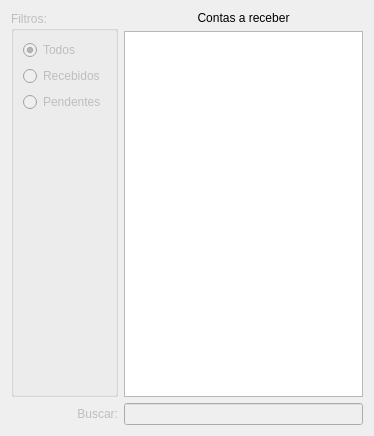
<?xml version="1.0" encoding="UTF-8"?>
<ui version="4.0">
 <class>WidgetContaReceber</class>
 <widget class="QWidget" name="WidgetContaReceber">
  <property name="geometry">
   <rect>
    <x>0</x>
    <y>0</y>
    <width>374</width>
    <height>436</height>
   </rect>
  </property>
  <property name="windowTitle">
   <string>Form</string>
  </property>
  <layout class="QGridLayout" name="gridLayout">
   <item row="0" column="0" rowspan="2">
    <widget class="QGroupBox" name="groupBox_5">
     <property name="enabled">
      <bool>false</bool>
     </property>
     <property name="title">
      <string>Filtros:</string>
     </property>
     <layout class="QGridLayout" name="gridLayout_12">
      <item row="2" column="0">
       <widget class="QRadioButton" name="radioButtonContaReceberPendente">
        <property name="text">
         <string>Pendentes</string>
        </property>
       </widget>
      </item>
      <item row="3" column="0">
       <spacer name="verticalSpacer_5">
        <property name="orientation">
         <enum>Qt::Vertical</enum>
        </property>
        <property name="sizeHint" stdset="0">
         <size>
          <width>20</width>
          <height>290</height>
         </size>
        </property>
       </spacer>
      </item>
      <item row="1" column="0">
       <widget class="QRadioButton" name="radioButtonContaReceberRecebido">
        <property name="text">
         <string>Recebidos</string>
        </property>
       </widget>
      </item>
      <item row="0" column="0">
       <widget class="QRadioButton" name="radioButtonContaReceberLimpar">
        <property name="text">
         <string>Todos</string>
        </property>
        <property name="checked">
         <bool>true</bool>
        </property>
       </widget>
      </item>
     </layout>
    </widget>
   </item>
   <item row="0" column="1">
    <widget class="QLabel" name="labelContasReceber">
     <property name="text">
      <string>Contas a receber</string>
     </property>
     <property name="alignment">
      <set>Qt::AlignCenter</set>
     </property>
    </widget>
   </item>
   <item row="1" column="1">
    <widget class="TableView" name="tableContasReceber">
     <property name="editTriggers">
      <set>QAbstractItemView::NoEditTriggers</set>
     </property>
     <property name="alternatingRowColors">
      <bool>true</bool>
     </property>
     <property name="selectionBehavior">
      <enum>QAbstractItemView::SelectRows</enum>
     </property>
     <property name="sortingEnabled">
      <bool>true</bool>
     </property>
     <attribute name="horizontalHeaderCascadingSectionResizes">
      <bool>true</bool>
     </attribute>
     <attribute name="horizontalHeaderStretchLastSection">
      <bool>false</bool>
     </attribute>
    </widget>
   </item>
   <item row="2" column="0">
    <widget class="QLabel" name="labelContasReceberBuscar">
     <property name="enabled">
      <bool>false</bool>
     </property>
     <property name="text">
      <string>Buscar:</string>
     </property>
     <property name="alignment">
      <set>Qt::AlignRight|Qt::AlignTrailing|Qt::AlignVCenter</set>
     </property>
    </widget>
   </item>
   <item row="2" column="1">
    <widget class="QLineEdit" name="lineEditBuscaContasReceber">
     <property name="enabled">
      <bool>false</bool>
     </property>
    </widget>
   </item>
  </layout>
 </widget>
 <customwidgets>
  <customwidget>
   <class>TableView</class>
   <extends>QTableView</extends>
   <header>src/tableview.h</header>
  </customwidget>
 </customwidgets>
 <resources/>
 <connections/>
</ui>
